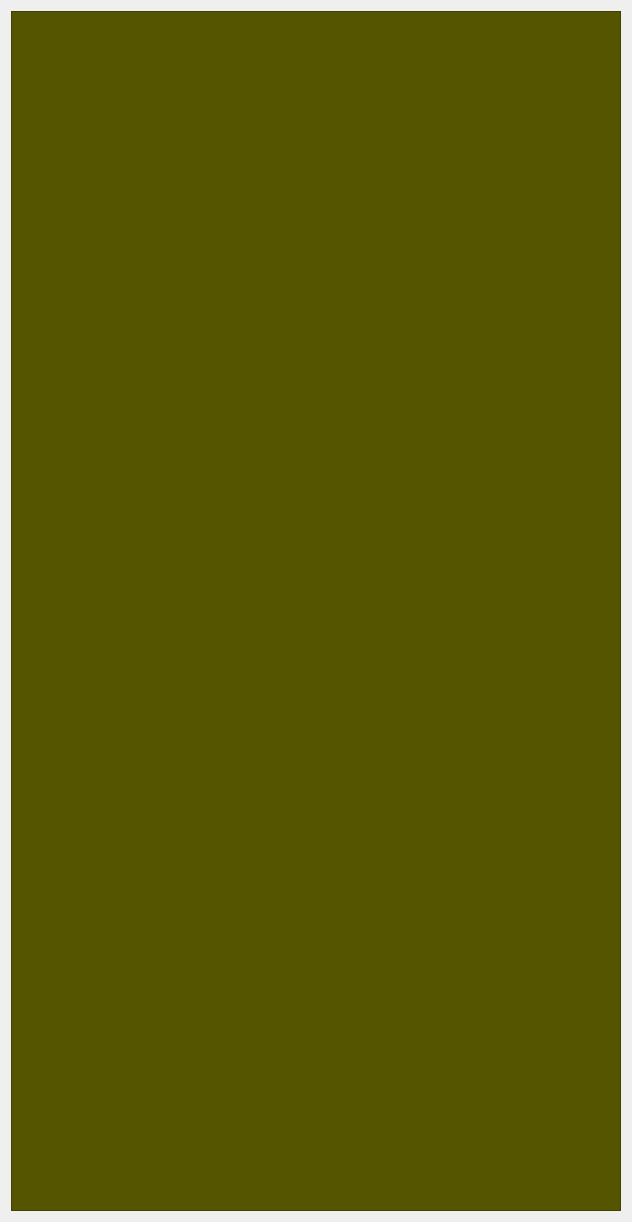
         <widget class="QWidget" name="scrollAreaWidgetContents">
          <property name="geometry">
           <rect>
            <x>0</x>
            <y>0</y>
            <width>632</width>
            <height>1218</height>
           </rect>
          </property>
          <layout class="QVBoxLayout" name="verticalLayout">
           <item>
            <widget class="QFrame" name="grid_frame">
             <property name="minimumSize">
              <size>
               <width>0</width>
               <height>1200</height>
              </size>
             </property>
             <property name="styleSheet">
              <string notr="true">background-color: rgb(85, 85, 0);</string>
             </property>
             <property name="frameShape">
              <enum>QFrame::StyledPanel</enum>
             </property>
             <property name="frameShadow">
              <enum>QFrame::Raised</enum>
             </property>
             <widget class="QWidget" name="gridLayoutWidget">
              <property name="geometry">
               <rect>
                <x>0</x>
                <y>10</y>
                <width>611</width>
                <height>1181</height>
               </rect>
              </property>
              <layout class="QGridLayout" name="gridLayout" rowstretch="0" columnstretch="0,0">
               <property name="sizeConstraint">
                <enum>QLayout::SetFixedSize</enum>
               </property>
               <property name="bottomMargin">
                <number>0</number>
               </property>
               <item row="0" column="1">
                <widget class="QFrame" name="product_frame">
                 <property name="styleSheet">
                  <string notr="true">background-color: rgb(240, 240, 240);
border: 1px solid red;</string>
                 </property>
                 <property name="frameShape">
                  <enum>QFrame::StyledPanel</enum>
                 </property>
                 <property name="frameShadow">
                  <enum>QFrame::Raised</enum>
                 </property>
                 <widget class="QLabel" name="main_image_label">
                  <property name="geometry">
                   <rect>
                    <x>20</x>
                    <y>30</y>
                    <width>161</width>
                    <height>161</height>
                   </rect>
                  </property>
                  <property name="styleSheet">
                   <string notr="true">border: 2px solid blue</string>
                  </property>
                  <property name="text">
                   <string/>
                  </property>
                  <property name="scaledContents">
                   <bool>true</bool>
                  </property>
                 </widget>
                 <widget class="QLabel" name="main_name_label">
                  <property name="geometry">
                   <rect>
                    <x>0</x>
                    <y>220</y>
                    <width>200</width>
                    <height>41</height>
                   </rect>
                  </property>
                  <property name="styleSheet">
                   <string notr="true">font: 20px &quot;CentSchbkCyrill BT&quot;;
text-decoration: none;
text-align: center;</string>
                  </property>
                  <property name="text">
                   <string>Null</string>
                  </property>
                  <property name="textFormat">
                   <enum>Qt::AutoText</enum>
                  </property>
                  <property name="scaledContents">
                   <bool>true</bool>
                  </property>
                  <property name="alignment">
                   <set>Qt::AlignCenter</set>
                  </property>
                  <property name="wordWrap">
                   <bool>true</bool>
                  </property>
                 </widget>
                </widget>
               </item>
              </layout>
             </widget>
            </widget>
           </item>
          </layout>
         </widget>
